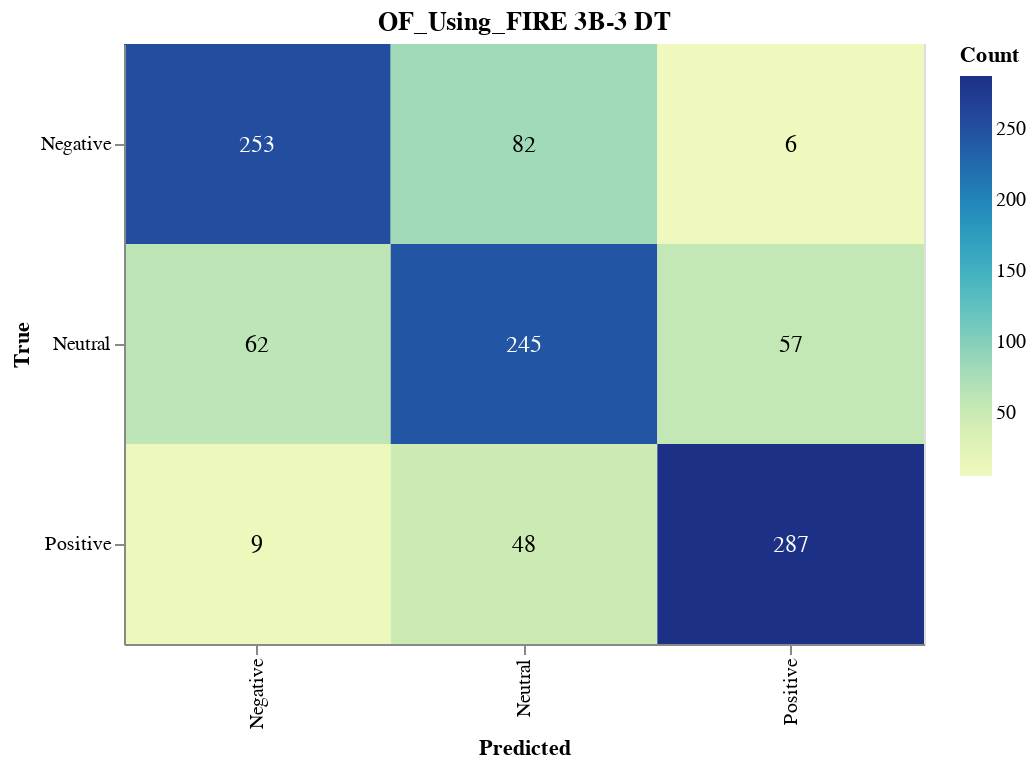

The notebook cell saved with this chart:
### Markdown cell above
#### Save Confusion Matrix

### Code cell
import altair as alt
import pandas as pd
from sklearn.metrics import confusion_matrix

# Calculate the confusion matrix
cm = confusion_matrix(true_labels, dt_validation_predictions)

# Define class names
class_names = ['Negative', 'Neutral', 'Positive']

# Convert confusion matrix to DataFrame
cm_df = pd.DataFrame(cm, index=class_names, columns=class_names).reset_index().melt(id_vars='index')
cm_df.columns = ['True', 'Predicted', 'Count']

# Ensure the order of categories
cm_df['True'] = pd.Categorical(cm_df['True'], categories=class_names, ordered=True)
cm_df['Predicted'] = pd.Categorical(cm_df['Predicted'], categories=class_names, ordered=True)

# Create the Altair plot
heatmap = alt.Chart(cm_df).mark_rect().encode(
    x=alt.X('Predicted:O', sort=class_names),
    y=alt.Y('True:O', sort=class_names),
    color='Count:Q',
    tooltip=['True', 'Predicted', 'Count']
).properties(
    width=400,
    height=300,
    title='OF_Using_FIRE 3B-3 DT'
)

# Add text labels
text = heatmap.mark_text(
    align='center',
    baseline='middle',
    fontSize=12
).encode(
    text='Count:Q',
    color=alt.condition(
        alt.datum.Count > cm.max() / 2,
        alt.value('white'),
        alt.value('black')
    )
)

# Combine heatmap and text
final_chart = heatmap + text

# Display the plot
final_chart.show()

### Figure 1 — Vega-Lite specification as saved in the notebook (floating-point values rounded to 4 significant figures)
{"config": {"view": {"continuousWidth": 300, "continuousHeight": 300}}, "layer": [{"mark": {"type": "rect"}, "encoding": {"color": {"field": "Count", "type": "quantitative"}, "tooltip": [{"field": "True", "type": "ordinal"}, {"field": "Predicted", "type": "ordinal"}, {"field": "Count", "type": "quantitative"}], "x": {"field": "Predicted", "sort": ["Negative", "Neutral", "Positive"], "type": "ordinal"}, "y": {"field": "True", "sort": ["Negative", "Neutral", "Positive"], "type": "ordinal"}}, "title": "OF_Using_FIRE 3B-3 DT"}, {"mark": {"type": "text", "align": "center", "baseline": "middle", "fontSize": 12}, "encoding": {"color": {"condition": {"test": "(datum.Count > 143.5)", "value": "white"}, "value": "black"}, "text": {"field": "Count", "type": "quantitative"}, "tooltip": [{"field": "True", "type": "ordinal"}, {"field": "Predicted", "type": "ordinal"}, {"field": "Count", "type": "quantitative"}], "x": {"field": "Predicted", "sort": ["Negative", "Neutral", "Positive"], "type": "ordinal"}, "y": {"field": "True", "sort": ["Negative", "Neutral", "Positive"], "type": "ordinal"}}, "title": "OF_Using_FIRE 3B-3 DT"}], "data": {"name": "data-722a16514dc2918115f5bb8de66fa824"}, "height": 300, "width": 400, "$schema": "https://vega.github.io/schema/vega-lite/v5.17.0.json", "datasets": {"data-722a16514dc2918115f5bb8de66fa824": [{"True": "Negative", "Predicted": "Negative", "Count": 253}, {"True": "Neutral", "Predicted": "Negative", "Count": 62}, {"True": "Positive", "Predicted": "Negative", "Count": 9}, {"True": "Negative", "Predicted": "Neutral", "Count": 82}, {"True": "Neutral", "Predicted": "Neutral", "Count": 245}, {"True": "Positive", "Predicted": "Neutral", "Count": 48}, {"True": "Negative", "Predicted": "Positive", "Count": 6}, {"True": "Neutral", "Predicted": "Positive", "Count": 57}, {"True": "Positive", "Predicted": "Positive", "Count": 287}]}}
